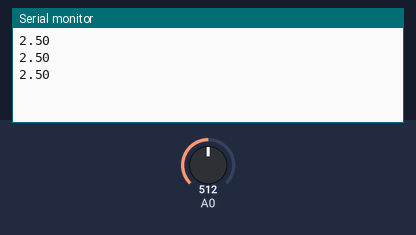
A sketch run on a simulated Arduino Uno, built with avr-gcc and run on an emulated ATmega328P. Parts: the last lines printed to the serial monitor. Inputs (shaded band) come from the test bench; at power-on: A0 = 512.

Above: at 1.3 s.
1.4 s: A0 set to 716
At 1.9 s:
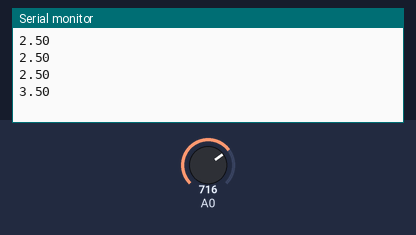
2.9 s: A0 set to 900
At 3.4 s:
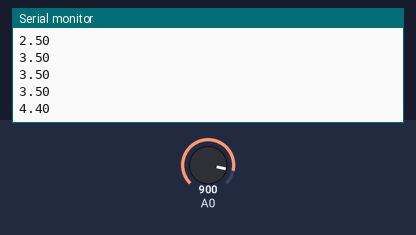
Timing chart, 0 to 5.9 s (numbered marks = the images above; inputs shaded):
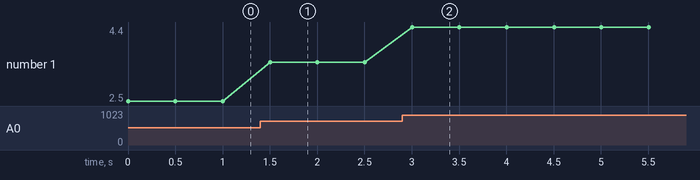

Measured:
- after the input at 1.4 s, the serial monitor: prints a new line after 0.10 s (image 1)
- after the input at 2.9 s, the serial monitor: prints a new line after 0.10 s (image 2)
- plotted number 1: 2.5 → 3.5 after the input at 1.4 s, 3.5 → 4.4 after the input at 2.9 s

The sketch:

ph-kalibrasi.ino
```cpp
/*

  This code is writen for PKM KC LAMMY 2022
  Started written at 27/06/2022
  - Oki Aryawan

  Semoga Berjaya

*/


//Calibrate sensor

int ph;
float vol;


void setup() {

  Serial.begin(9600);
  pinMode(ph, INPUT);

}

void loop() {
  ph = analogRead(A0);
  vol = ph * (5.0 / 1023.0);
  Serial.println(vol);
  delay(500);

}
```
